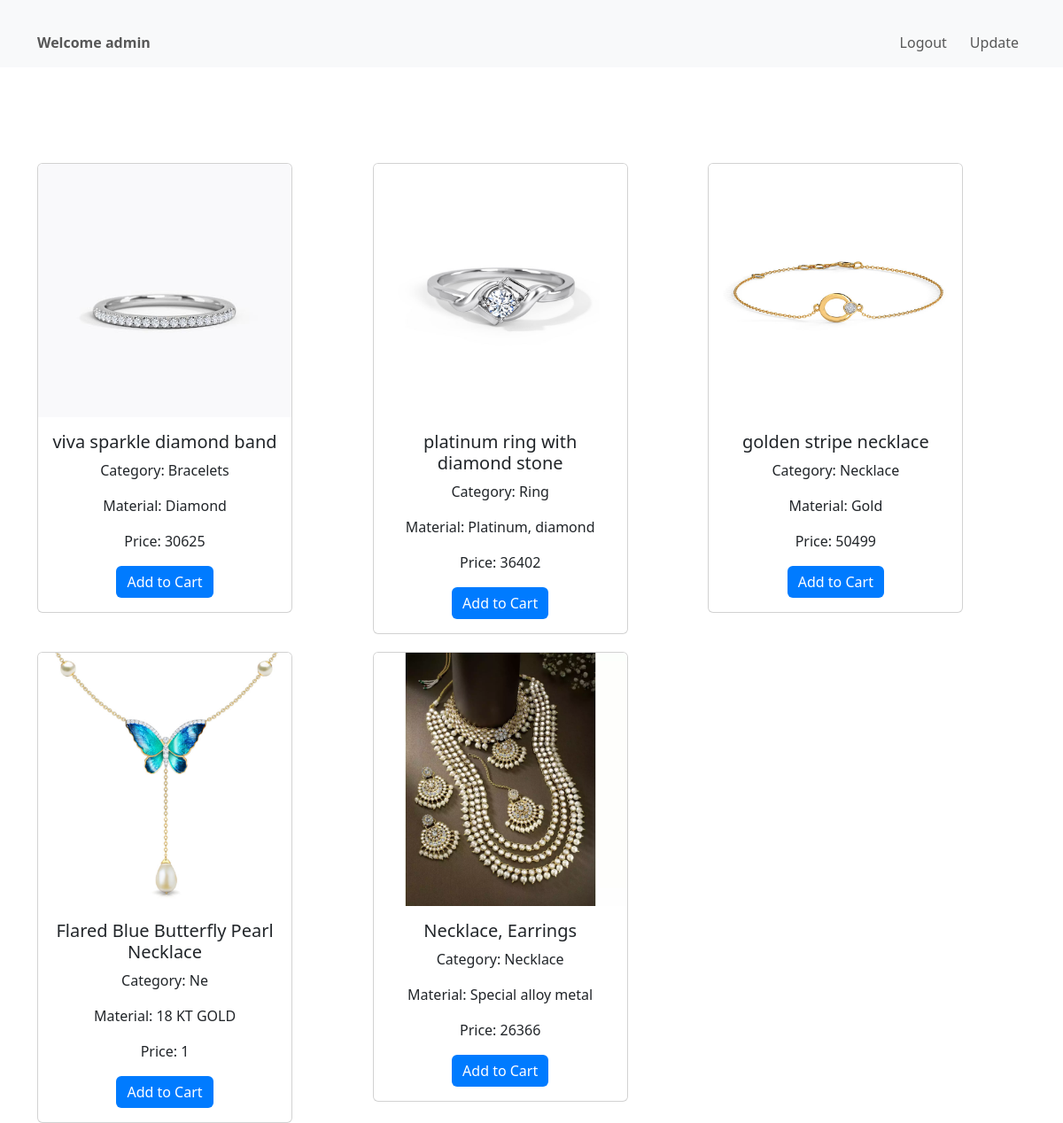
The app's page /cust_dashboard/ (signed in) with its own data.
### jewelleryapp/models.py (models this page shows, shortened)
class products(models.Model):
    product_name = models.CharField(max_length=50)
    price = models.IntegerField()
    material = models.CharField(max_length=20)
    category = models.CharField(max_length=20)
    image = models.ImageField(upload_to='images/',blank=True)

### jewelleryapp/views.py (the view)
# urls.py: path('cust_dashboard/', views.cust_dashboard, name='cust_dashboard'),
def cust_dashboard(request):
    id=request.session['id']
    username= request.session['username']
    productsview = products.objects.all()
    return render(request,'cust_dashboard.html',{'id':id,'username':username,'productsview':productsview})

### templates/cust_dashboard.html (shortened to what this page needs)
<!DOCTYPE html>
<html lang="en">
<head>
    <link href="https://cdn.jsdelivr.net/npm/bootstrap@5.3.0-alpha1/dist/css/bootstrap.min.css" rel="stylesheet">
</head>
<body>
    <nav class="navbar navbar-expand-lg navbar-light bg-light">
        <div class="container">
            <div class="navbar-text">Welcome {{ username }}</div>
            <div class="collapse navbar-collapse" id="navbarNav">
                <ul class="navbar-nav ms-auto">
                    <li class="nav-item">
                        <a class="nav-link" href="/cust_logout/">Logout</a>
                    </li>
                    <li class="nav-item">
                        <a class="nav-link" href="{% url 'cust_update' id %}">Update</a>
                    </li>
                </ul>
            </div>
        </div>
    </nav>
    <div class="container">
        <h2 class="text-center">Products</h2>
        <div class="product-grid">
            {% for i in productsview %}
            <div class="product-item">
                <div class="card" style="width: 18rem;">
                    <img src="{{ i.image.url }}" class="card-img-top" alt="img">
                    <div class="card-body">
                        <h5 class="card-title">{{ i.product_name }}</h5>
                        <p class="card-text">Category: {{ i.category }}</p>
                        <p class="card-text">Material: {{ i.material }}</p>
                        <p class="card-text">Price: {{ i.price }}</p>
                        <a href="# "class="btn btn-primary">Add to Cart</a>
                    </div>
                </div>
            </div>
            {% endfor %}
        </div>
    </div>
</body>
</html>

### templates/cust_dashboard.html (style rules this page uses)
body { background-image: url('https://en.idei.club/uploads/posts/2023-06/1686410768_en-idei-club-p-jewellery-background-dizain-3.jpg'); background-size: cover; background-position: center; }
.navbar-text { margin-right: 20px; font-weight: bold; }
.navbar-nav .nav-link { margin-left: 10px; }
.container { padding-top: 20px; }
h2 { margin-top: 30px; margin-bottom: 20px; font-weight: bold; color: #ffffffc7; }
.product-grid { display: grid; grid-template-columns: repeat(3, 1fr); gap: 20px; }
.product-item { text-align: center; }
img { max-width: 100%; max-height: 100%; object-fit: cover; }
.btn-primary { background-color: #007bff; color: #fff; border: none; }

### records on screen
products: image (picture), product_name "viva sparkle diamond band", category "Bracelets", material "Diamond", price "30625"
products: image (picture), product_name "platinum ring with diamond stone", category "Ring", material "Platinum, diamond", price "36402"
products: image (picture), product_name "golden stripe necklace", category "Necklace", material "Gold", price "50499"
products: image (picture), product_name "Flared Blue Butterfly Pearl Necklace", category "Ne", material "18 KT GOLD", price "1"
products: image (picture), product_name "Necklace, Earrings", category "Necklace", material "Special alloy metal", price "26366"

### other values on screen
{{ username }} "admin"
